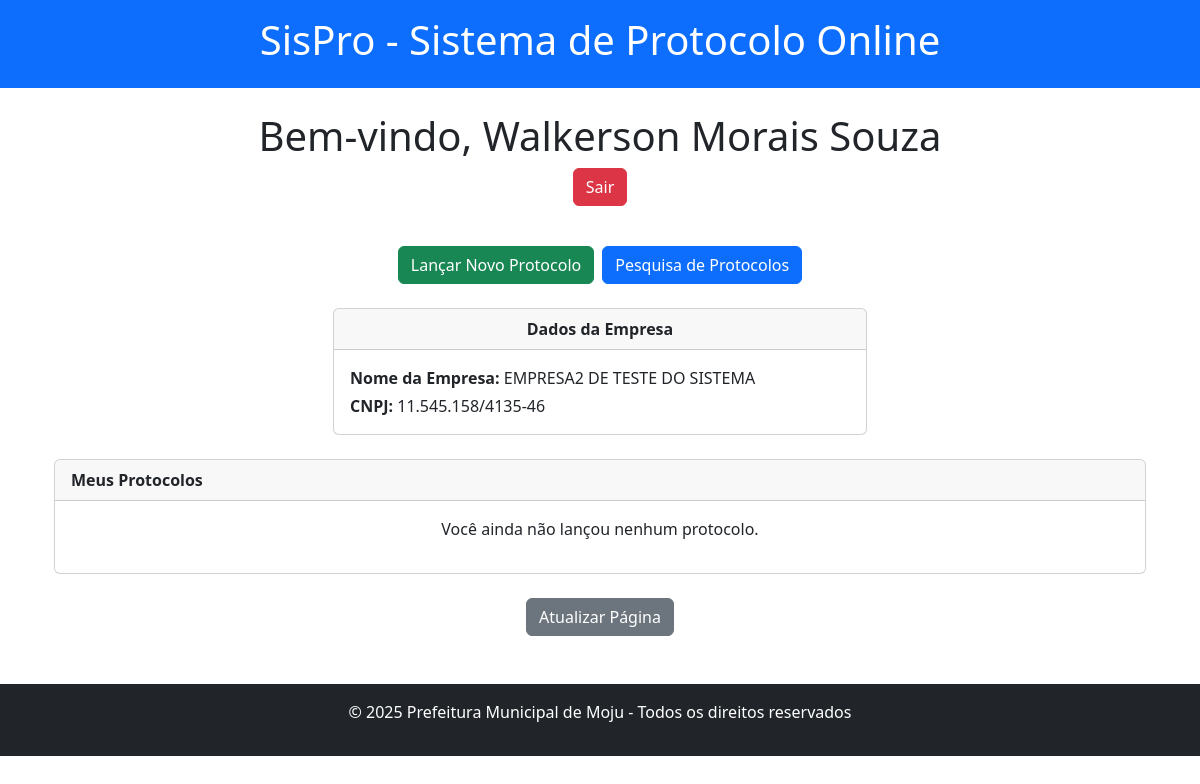
The app's page /usuarios/dashboard/ (signed in) with its own data.
### usuarios/models.py (models this page shows, shortened)
class Usuario(AbstractUser):
    nome = models.CharField(max_length=100)  # Campo obrigatório
    tipo = models.CharField(
        max_length=2,
        choices=[('PJ', 'Pessoa Jurídica'), ('PF', 'Pessoa Física')],
        null=True,
        blank=True
    )
    is_master = models.BooleanField(default=False, verbose_name="É Master?")
    is_approved = models.BooleanField(default=False, verbose_name="Aprovado?")

class Perfil(models.Model):
    usuario = models.OneToOneField(Usuario, on_delete=models.CASCADE, related_name='perfil')
    cnpj = models.CharField(max_length=20, blank=True, null=True)
    nome_empresa = models.CharField(max_length=200, blank=True, null=True)
    nome_fantasia = models.CharField(max_length=200, blank=True, null=True)
    atividade_principal = models.CharField(max_length=200, blank=True, null=True)
    endereco = models.CharField(max_length=200, blank=True, null=True)
    numero = models.CharField(max_length=20, blank=True, null=True)
    complemento = models.CharField(max_length=100, blank=True, null=True)
    cep = models.CharField(max_length=10, blank=True, null=True)
    bairro = models.CharField(max_length=100, blank=True, null=True)
    cidade = models.CharField(max_length=100, blank=True, null=True)
    estado = models.CharField(max_length=2, blank=True, null=True)
    secretaria = models.CharField(max_length=200, blank=True, null=True)
    setor = models.CharField(max_length=200, blank=True, null=True)
    cargo = models.CharField(max_length=200, blank=True, null=True)

### usuarios/views.py (the view)
# urls.py: path('dashboard/', views.dashboard, name='dashboard'),
@login_required
def dashboard(request):
    protocolos_pf = ProtocoloPF.objects.filter(usuario=request.user).order_by('-data_hora_lancamento')
    protocolos_pj = ProtocoloPJ.objects.filter(usuario=request.user).order_by('-data_hora_lancamento')
    protocolos_usuario = list(protocolos_pf) + list(protocolos_pj)
    protocolos_usuario.sort(key=lambda x: x.data_hora_lancamento, reverse=True)
    return render(request, 'usuarios/dashboard.html', {
        'protocolos_usuario': protocolos_usuario,
    })

### usuarios/templates/usuarios/dashboard.html (shortened to what this page needs)
{% extends 'base_generic.html' %}
{% load static %}
{% block content %}
<div class="container-fluid mt-4">
    <div class="row">
        <div class="col-12 text-center">
            <h1>Bem-vindo, {{ user.nome }}</h1>
            <a href="{% url 'usuarios:logout' %}" class="btn btn-danger">Sair</a>
        </div>
    </div>
    <div class="row mt-4">
        <div class="d-flex flex-column flex-md-row justify-content-center gap-2 mt-3">
            <a href="{% url 'protocolos:lancar_protocolo_pj' %}" class="btn btn-success">Lançar Novo Protocolo</a>
            <a href="{% url 'protocolos:pesquisa_protocolos' %}" class="btn btn-primary">Pesquisa de Protocolos</a>
        </div>
    </div>
    {% if user.tipo == "PJ" and user.perfil %}
    <div class="row mt-4 justify-content-center">
        <div class="col-md-6">
            <div class="card">
                <div class="card-header text-center">
                    <strong>Dados da Empresa</strong>
                </div>
                <div class="card-body">
                    <p class="mb-1"><strong>Nome da Empresa:</strong> {{ user.perfil.nome_empresa }}</p>
                    <p class="mb-0"><strong>CNPJ:</strong> {{ user.perfil.cnpj }}</p>
                </div>
            </div>
        </div>
    </div>
    {% endif %}
    <div class="row mt-4 justify-content-center">
        <div class="col-12">
            <div class="card overflow-auto">
                <div class="card-header">
                    <strong>Meus Protocolos</strong>
                </div>
                <div class="card-body">
                    {% if protocolos_usuario %}
                    <div class="table-responsive">
                        <table class="table table-striped">
                            <thead>
                                <tr>
                                    <th>Número</th>
                                    <th>Descrição</th>
                                    <th>Status</th>
                                    <th>Data</th>
                                    <th class="text-center">Ação</th>
                                </tr>
                            </thead>
                            <tbody>
                                {% for protocolo in protocolos_usuario|slice:":5" %}
                                <tr>
                                    <td>{{ protocolo.numero }}</td>
                                    <td>{{ protocolo.descricao }}</td>
                                    <td>
                                        {% if protocolo.status == 'pago' %}
                                            <span class="badge bg-success">Pago</span>
                                        {% elif protocolo.status == 'rejeitado' %}
                                            <span class="badge bg-warning text-dark">Rejeitado</span>
                                        {% elif protocolo.status == 'analise' %}
                                            <span class="badge bg-primary">Em análise</span>
                                        {% else %}
                                            <span class="badge bg-secondary">Pendente</span>
                                        {% endif %}
                                    </td>
                                    <td>{{ protocolo.data_criacao|date:"d/m/Y H:i" }}</td>
                                    <td>
                                        <div class="d-flex gap-2">
                                            {% if protocolo.status == 'pendente' %}
                                                <a href="{% url 'protocolos:editar_protocolo' protocolo.id %}" class="btn btn-warning btn-sm">Corrigir</a>
                                                <button type="button" class="btn btn-danger btn-sm" data-bs-toggle="modal" data-bs-target="#confirmarExclusao{{ protocolo.id }}">
                                                    Excluir
                                                </button>
                                                {% include 'includes/_modal_confirmacao_exclusao.html' with item_id=protocolo.id item_nome=protocolo.numero item_tipo='protocolo' excluir_url='protocolos:excluir_protocolo' %}
                                            {% else %}
                                                <span class="text-muted">tramitado...</span>
                                            {% endif %}
                                        </div>
                                    </td>
                                </tr>
                                {% endfor %}
                            </tbody>
                        </table>
                    </div>
                    {% else %}
                    <p class="text-center">Você ainda não lançou nenhum protocolo.</p>
                    {% endif %}
                </div>
            </div>
        </div>
    </div>
    <div class="row mt-4">
        <div class="col-12 text-center">
            <a href="{% url 'usuarios:dashboard' %}" class="btn btn-secondary">Atualizar Página</a>
        </div>
    </div>
</div>
{% endblock %}

### records on screen
Usuario: nome "Walkerson Morais Souza", perfil.nome_empresa "EMPRESA2 DE TESTE DO SISTEMA", perfil.cnpj "11.545.158/4135-46"
